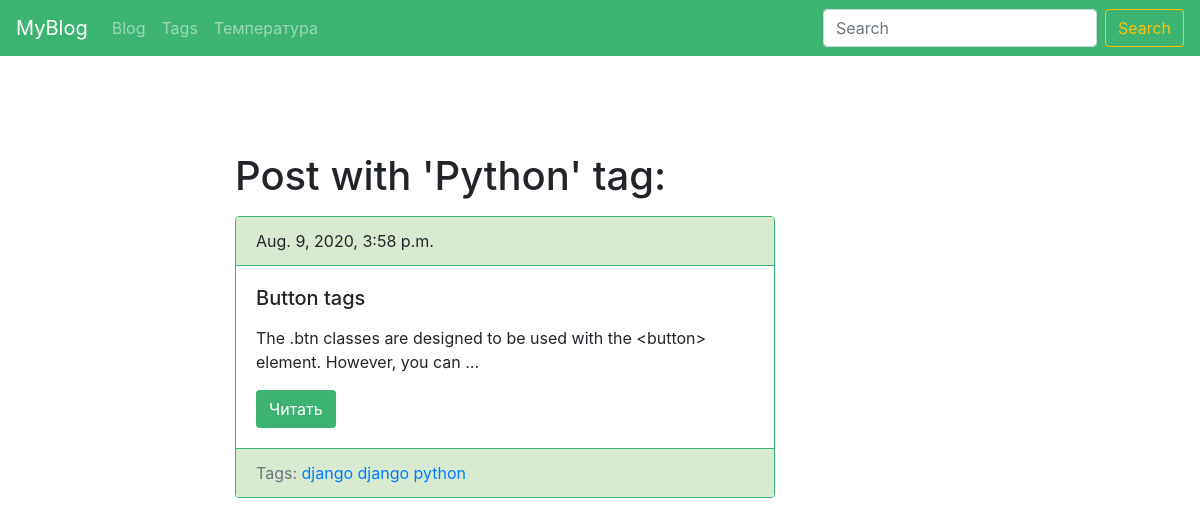
Screenshot of /blog/tag/python/ with the database file from the repository.
### blog/models.py (models this page shows, shortened)
class Tag(models.Model):
    title = models.CharField(max_length=150)
    slug = models.SlugField(max_length=150, unique=True)
    def get_absolute_url(self):
        return reverse('tag_detail_url', kwargs={'slug': self.slug})

class Post(models.Model):
    title = models.CharField(max_length=150, db_index=True)
    slug = models.SlugField(max_length=150, unique=True, blank=True)
    body = models.TextField(blank=True, db_index=True)
    date_pub = models.DateTimeField(auto_now_add=True)
    tags = models.ManyToManyField('Tag', blank=True, related_name='posts')
    def get_absolute_url(self):
        return reverse('post_detail_url', kwargs={'slug': self.slug})

### blog/views.py (the view)
# urls.py: path('tag/<str:slug>/', TagDetail.as_view(), name='tag_detail_url')
class TagDetail(ObjectDetailMixin, View):
    model = Tag
    template = 'blog/tag_detail.html'

### blog/utils.py (called while the page is built)
    def get(self, request, slug):
        object = get_object_or_404(self.model, slug__iexact=slug)
        return render(request, self.template, context={self.model.__name__.lower(): object})

### blog/templates/blog/tag_detail.html (shortened to what this page needs)
{% extends 'blog/base_blog.html' %}
{% block content %}
<h1 class="mt-5">
    Post with '{{ tag.title|title }}' tag:
</h1>
<p>
    {% for post in tag.posts.all %}
        {% include 'blog/includes/post_card_template.html'%}
    {% endfor %}
</p>
{% endblock %}

### blog/templates/blog/includes/post_card_template.html
<div class="card mb-4" style="border-color: #3CB371;">
    <div class="card-header" style="border-color: #3CB371; background-color: #d8ebd1;">{{ post.date_pub }}</div>
    <div class="card-body">
        <h5 class="mb-3">{{ post.title }}</h5>
        <p class="card-text">{{ post.body|truncatewords:15 }}</p>
        <a href="{{ post.get_absolute_url }}" class="btn" style="background-color: #3CB371; color:#FFF">Читать</a>
    </div>
    <div class="card-footer text-muted" style="border-color: #3CB371; background-color: #d8ebd1;">
        Tags:
        {% for tag in post.tags.all %}
        <a href="{{ tag.get_absolute_url }}">{{ tag.title }}</a>
        {% endfor %}
    </div>
</div>

### rows the page displays
Tag: title "Python", title "python"
Post: date_pub "Aug. 9, 2020, 3:58 p.m.", title "Button tags", body "The .btn classes are designed to be used with the <button> element. However, you can …"
Tag: title "django"
Tag: title "django"
